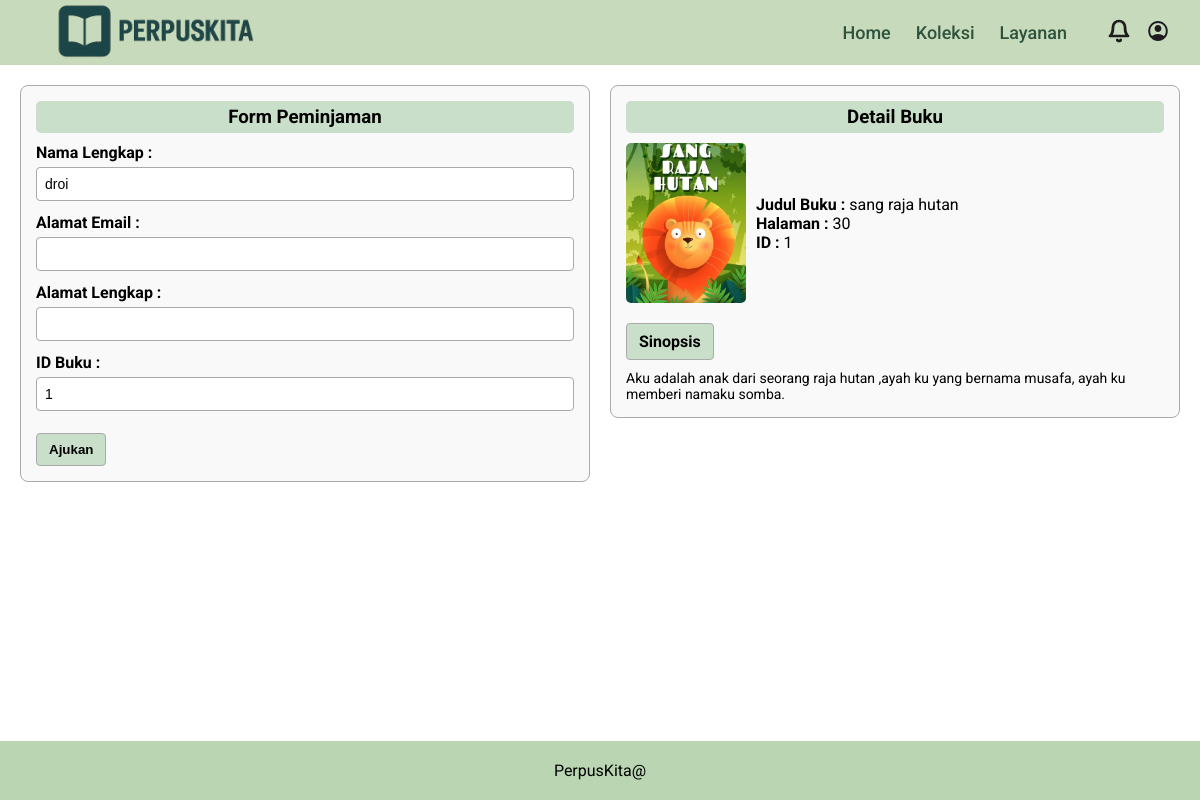
Screenshot of /perpusimk/pages/frompeminjaman.php?id=1 (signed in) with the database file from the repository.
### tables this page shows
CREATE TABLE `buku` (
  `id_buku` int(11) NOT NULL,
  `judul` varchar(255) NOT NULL,
  `penulis` varchar(255) NOT NULL,
  `penerbit` varchar(255) NOT NULL,
  `halaman` int(11) NOT NULL,
  `location` varchar(255) NOT NULL,
  `kategori` varchar(255) NOT NULL,
  `sipnosis` varchar(255) NOT NULL,
  `cover` varchar(255) NOT NULL
);

### perpusimk/pages/frompeminjaman.php (the view, shortened to what this page needs)
<?php
include '../php/db.php';
$id_buku = isset($_GET['id']) ? intval($_GET['id']) : 0;
$stmt = $conn->prepare("SELECT * FROM buku WHERE id_buku = ?");
$stmt->bind_param("i", $id_buku);
$stmt->execute();
$result = $stmt->get_result();
$buku = $result->fetch_assoc();
?>
<!DOCTYPE html>
<html lang="id">
<head>
  <link rel="stylesheet" href="../css/frompeminjaman.css" />
</head>
<body>
  <header class="header">
    <div class="header-left">
      <img src="../img/chat-gpt-image-29-apr-2025-21-23-28-20.png" alt="Logo" class="logo-icon" />
    </div>
    <div class="header-right">
      <nav class="nav-menu">
        <a class="nav-item" href="../index.php">Home</a>
        <a class="nav-item" href="../pages/koleksi.php">Koleksi</a>
        <a class="nav-item" href="../pages/layanan.html">Layanan</a>
      </nav>
      <div class="icons">
        <a href="../notifikasi.html"><img src="../img/bell0.svg" alt="Notifikasi" class="icon" /></a>
        <a href="../pages/profil.php"><img src="../img/account-circle0.svg" alt="User" class="icon" /></a>
      </div>
    </div>
  </header>
  <main>
    <section class="form-section">
      <h3>Form Peminjaman</h3>
      <form action="../php/proses_peminjaman.php" method="POST">
        <div class="form-group">
          <label>Nama Lengkap :</label>
          <input type="text" name="nama_pengguna" value="<?= $_SESSION['nama_pengguna'] ?? '' ?>" required />
        </div>
        <div class="form-group">
          <label>Alamat Email :</label>
          <input type="email" name="email" value="<?= $_SESSION['email'] ?? '' ?>" required />
        </div>
        <div class="form-group">
          <label>Alamat Lengkap :</label>
          <input type="text" name="alamat" value="<?= $_SESSION['alamat'] ?? '' ?>" required />
        </div>
        <div class="form-group">
          <label>ID Buku :</label>
          <input type="text" name="id_buku" value="<?= htmlspecialchars($buku['id_buku']) ?>" readonly />
        </div>
        <button class="submit-btn" type="submit">Ajukan</button>
      </form>
    </section>
    <section class="book-section">
      <h3>Detail Buku</h3>
      <div class="book-card">
        <img src="../img/<?= htmlspecialchars($buku['cover']) ?>" alt="Sampul Buku" />
        <div class="book-info">
          <p><strong>Judul Buku :</strong> <?= htmlspecialchars($buku['judul']) ?></p>
          <p><strong>Halaman :</strong> <?= htmlspecialchars($buku['halaman']) ?></p>
          <p><strong>ID :</strong> <?= htmlspecialchars($buku['id_buku']) ?></p>
        </div>
      </div>
      <div class="synopsis-btn">Sinopsis</div>
      <p class="synopsis-text"><?= htmlspecialchars($buku['sipnosis']) ?></p>
    </section>
  </main>
  <footer class="footer">
    <p>PerpusKita@</p>
  </footer>
</body>
</html>

### perpusimk/css/frompeminjaman.css (style rules this page uses)
* { box-sizing: border-box; margin: 0; padding: 0; }
body { font-family: "Roboto", sans-serif; position: relative; min-height: 100vh; background-color: #ffffff; }
.header { background-color: rgba(197, 217, 184, 0.95); height: 65px; display: flex; justify-content: space-between; align-items: center; padding: 0 30px; position: relative; z-index: 1; }
.header-left { display: flex; align-items: center; gap: 10px; }
.logo-icon { width: 250px; height: auto; }
.header-right { display: flex; align-items: center; gap: 40px; }
.nav-menu { display: flex; gap: 25px; }
.nav-item { font-size: 18px; font-weight: 500; color: #2f523d; cursor: pointer; transition: color 0.3s ease; text-decoration: none; }
.icons { display: flex; align-items: center; gap: 15px; }
.icon { width: 24px; height: 24px; cursor: pointer; }
main { display: flex; flex-direction: row; justify-content: space-between; align-items: flex-start; padding: 20px; gap: 20px; }
.form-section, .book-section { width: 100%; max-width: 800px; background-color: #f9f9f9; border: 1px solid #aaa; border-radius: 8px; padding: 15px; }
.form-section h3, .book-section h3 { margin-bottom: 10px; background-color: #c9dfc9; padding: 5px; border-radius: 5px; text-align: center; }
.form-group { display: flex; flex-direction: column; margin-bottom: 12px; }
.form-group label { font-weight: bold; margin-bottom: 5px; }
.form-group input[type="text"], .form-group input[type="email"] { padding: 8px; font-size: 14px; border: 1px solid #aaa; border-radius: 4px; width: 100%; }
.submit-btn { background-color: #c9dfc9; border: 1px solid #aaa; padding: 8px 12px; margin-top: 10px; border-radius: 4px; font-weight: bold; transition: 0.2s; cursor: pointer; }
.book-card { display: flex; align-items: center; gap: 10px; margin-bottom: 10px; }
.book-card img { width: 120px; height: 160px; border-radius: 5px; object-fit: cover; }
.book-info { text-align: left; }
.synopsis-btn { background-color: #c9dfc9; border: 1px solid #aaa; padding: 8px 12px; margin-top: 10px; border-radius: 4px; font-weight: bold; transition: 0.2s; display: inline-block; user-select: none; cursor: default; }
.synopsis-text { margin-top: 10px; text-align: left; font-size: 14px; }
.footer { background-color: #b9d5b1; text-align: center; padding: 20px; width: 100%; position: fixed; bottom: 0; }

### rows the page displays
buku: id_buku "1", cover (picture), judul "sang raja hutan", halaman "30", sipnosis "Aku adalah anak dari seorang raja hutan ,ayah ku yang bernama musafa, ayah ku memberi namaku somba."
